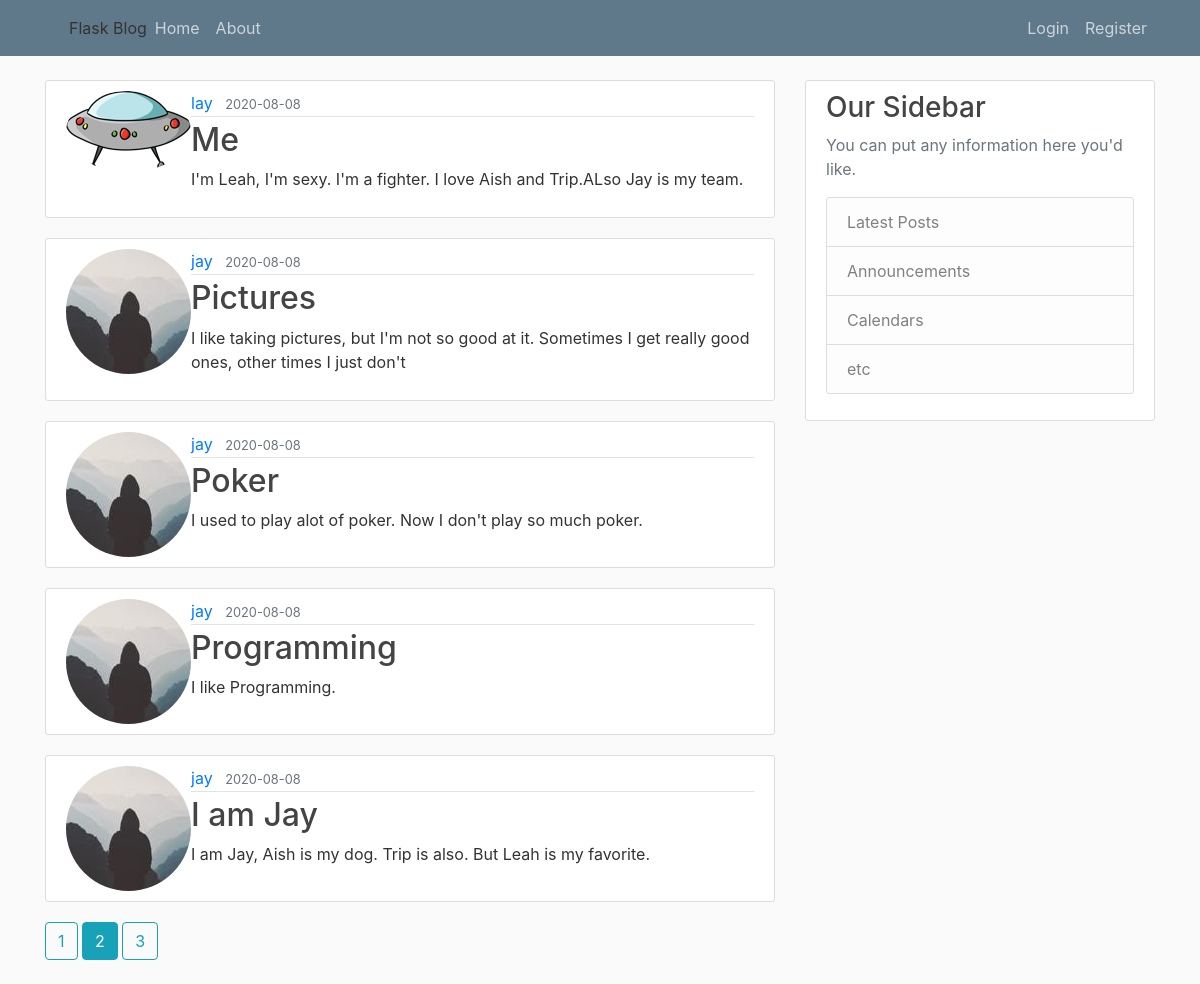
The page /home?page=2 on the database its author committed.
### flaskblog/models.py (models this page shows, shortened)
class Post(db.Model):
    id = db.Column(db.Integer, primary_key=True)
    title = db.Column(db.String(100), nullable=False)
    date_posted = db.Column(db.DateTime,
                            nullable=False,
                            default=datetime.utcnow)
    content = db.Column(db.Text, nullable=False)
    user_id = db.Column(db.Integer, db.ForeignKey('user.id'), nullable=False)

class User(db.Model, UserMixin):
    id = db.Column(db.Integer, primary_key=True)
    username = db.Column(db.String(20), unique=True, nullable=False)
    email = db.Column(db.String(120), unique=True, nullable=False)
    image_file = db.Column(db.String(20),
                           nullable=False,
                           default='default.jpg')
    password = db.Column(db.String(60), nullable=False)
    posts = db.relationship('Post', backref='author', lazy=True)

### flaskblog/main/routes.py (the view)
@main.route("/")
@main.route("/home")
def home():
    page = request.args.get('page', 1, type=int)
    posts = Post.query.order_by(Post.date_posted.desc())\
                        .paginate(page=page, per_page=5)
    return render_template("home.html", posts=posts)

### flaskblog/templates/home.html
{% extends "layout.html" %}
{% block content %}
    {% for post in posts.items %}
        <article class="media content-section">
            <img class="rounded-circle articl-img" src="{{ url_for('static', filename='profile_pics/' + post.author.image_file) }}">
            <div class="media-body">
                <div class="article-metadata">
                    <a class="mr-2" href="{{ url_for('users.user_posts', username=post.author.username) }}">{{ post.author.username }}</a>
                    <small class="text-muted">{{ post.date_posted.strftime('%Y-%m-%d') }}</small>
                </div>
                <h2><a class="article-title" href="{{ url_for('posts.post', post_id=post.id) }}">{{ post.title }}</a></h2>
                <p class="article-content">{{ post.content }}</p>
            </div>
        </article>
    {% endfor %}
    {% for page_num in posts.iter_pages(left_edge=1, right_edge=1, left_current=1, right_current=2) %}
        {% if page_num %}
            {% if posts.page == page_num %}
                <a class="btn btn-info mb-4" href="{{ url_for('main.home', page=page_num) }}">{{ page_num }}</a>
            {% else %}
                <a class="btn btn-outline-info mb-4" href="{{ url_for('main.home', page=page_num) }}">{{ page_num }}</a>
            {% endif %}
        {% else %}
            ...
        {% endif %}
    {% endfor %}
{% endblock content %}

### flaskblog/static/main.css (style rules this page uses)
body { background: #fafafa; color: #333333; margin-top: 5rem; }
h1, h2, h3, h4, h5, h6 { color: #444444; }
.content-section { background: #ffffff; padding: 10px 20px; border: 1px solid #dddddd; border-radius: 3px; margin-bottom: 20px; }
.article-title { color: #444444; }
.article-content { white-space: pre-line; }
.article-metadata { padding-bottom: 1px; margin-bottom: 4px; border-bottom: 1px solid #e3e3e3 }

### rows shown on the page
Post: image_file (picture), author.username "lay", date_posted "2020-08-08", title "Me", content "I'm Leah, I'm sexy. I'm a fighter. I love Aish and Trip.ALso Jay is my team."
Post: image_file (picture), author.username "jay", date_posted "2020-08-08", title "Pictures", content "I like taking pictures, but I'm not so good at it. Sometimes I get really good ones, other times I just don't"
Post: image_file (picture), author.username "jay", date_posted "2020-08-08", title "Poker", content "I used to play alot of poker. Now I don't play so much poker."
Post: image_file (picture), author.username "jay", date_posted "2020-08-08", title "Programming", content "I like Programming."
Post: image_file (picture), author.username "jay", date_posted "2020-08-08", title "I am Jay", content "I am Jay, Aish is my dog. Trip is also. But Leah is my favorite."

### other values the page prints
{{ page_num }} "1" "3"
{{ page_num }} "2"
